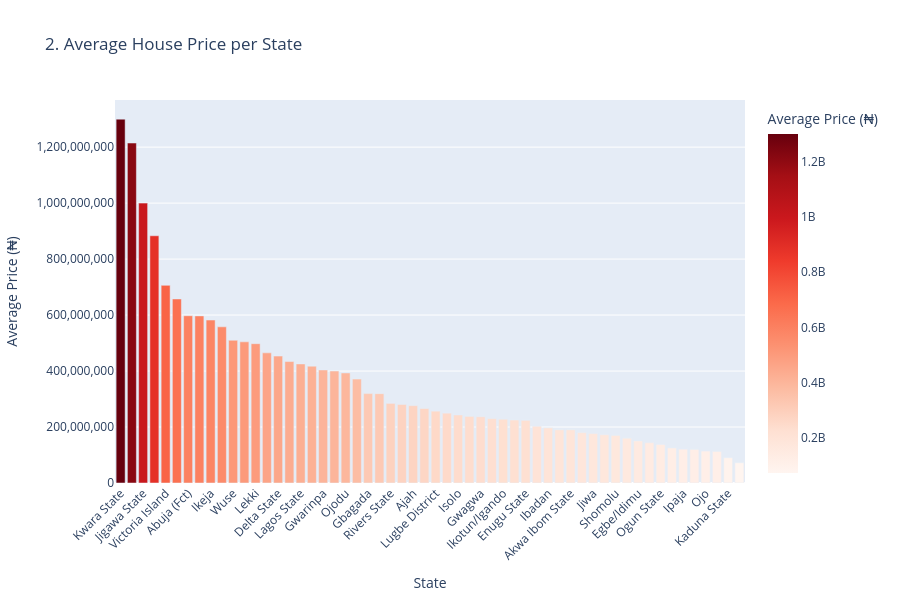

Here is the notebook cell this chart was saved with:
### Code cell
# 2. Bar Chart: Average price per state
# ==========================================
state_avg_price = df.groupby('Region Parent Name')['Price'].mean().reset_index()
state_avg_price.columns = ['State', 'Average_Price']
state_avg_price = state_avg_price.sort_values(by='Average_Price', ascending=False)

fig2 = px.bar(state_avg_price, 
              x='State', 
              y='Average_Price',
              title='2. Average House Price per State',
              labels={'State': 'State', 'Average_Price': 'Average Price (₦)'},
              color='Average_Price',
              color_continuous_scale='Reds')
fig2.update_layout(xaxis_tickangle=-45, height=600)
fig2.update_yaxes(tickformat=',.0f')
fig2.show()

### Figure 1 — Plotly figure (JSON) as saved in the notebook; plotly's stock layout.template omitted (floating-point values rounded to 4 significant figures)
{"data": [{"hovertemplate": "State=%{x}<br>Average Price (₦)=%{marker.color}<extra></extra>", "legendgroup": "", "marker": {"color": [1300000000.0, 1215000000.0, 1000000000.0, 883300000.0, 706200000.0, 657500000.0, 597700000.0, 597000000.0, 582200000.0, 557900000.0, 510000000.0, 504400000.0, 497700000.0, 465000000.0, 453500000.0, 434000000.0, 425400000.0, 417500000.0, 403900000.0, 400000000.0, 393100000.0, 371400000.0, 319400000.0, 319200000.0, 284500000.0, 280600000.0, 276300000.0, 266100000.0, 256700000.0, 249500000.0, 243000000.0, 237900000.0, 236700000.0, 230000000.0, 227700000.0, 225000000.0, 223900000.0, 202700000.0, 197000000.0, 190000000.0, 190000000.0, 180000000.0, 176700000.0, 172500000.0, 170000000.0, 160000000.0, 150000000.0, 144000000.0, 137500000.0, 125000000.0, 120800000.0, 120000000.0, 114000000.0, 112800000.0, 90270000.0, 72500000.0], "coloraxis": "coloraxis", "pattern": {"shape": ""}}, "name": "", "orientation": "v", "showlegend": false, "textposition": "auto", "type": "bar", "x": ["Kwara State", "Ikoyi", "Jigawa State", "Garki 1", "Victoria Island", "Ogudu", "Abuja (Fct)", "Katampe", "Ikeja", "Apo District", "Wuse", "Magodo", "Lekki", "Imo State", "Delta State", "Maryland", "Lagos State", "Lagos Island (Eko)", "Gwarinpa", "Plateau State", "Ojodu", "Amuwo-Odofin", "Gbagada", "Ogba", "Rivers State", "Port-Harcourt", "Ajah", "Oyo State", "Lugbe District", "Surulere", "Isolo", "Agege", "Gwagwa", "Kano State", "Ikotun/Igando", "Alimosho", "Enugu State", "Edo State", "Ibadan", "Ifako-Ijaiye", "Akwa Ibom State", "Ondo State", "Jiwa", "Egbeda", "Shomolu", "Kosofe", "Egbe/Idimu", "Yaba", "Ogun State", "Bwari", "Ipaja", "Ejigbo", "Ojo", "Ibeju", "Kaduna State", "Ikorodu"], "xaxis": "x", "y": [1300000000.0, 1215000000.0, 1000000000.0, 883300000.0, 706200000.0, 657500000.0, 597700000.0, 597000000.0, 582200000.0, 557900000.0, 510000000.0, 504400000.0, 497700000.0, 465000000.0, 453500000.0, 434000000.0, 425400000.0, 417500000.0, 403900000.0, 400000000.0, 393100000.0, 371400000.0, 319400000.0, 319200000.0, 284500000.0, 280600000.0, 276300000.0, 266100000.0, 256700000.0, 249500000.0, 243000000.0, 237900000.0, 236700000.0, 230000000.0, 227700000.0, 225000000.0, 223900000.0, 202700000.0, 197000000.0, 190000000.0, 190000000.0, 180000000.0, 176700000.0, 172500000.0, 170000000.0, 160000000.0, 150000000.0, 144000000.0, 137500000.0, 125000000.0, 120800000.0, 120000000.0, 114000000.0, 112800000.0, 90270000.0, 72500000.0], "yaxis": "y"}], "layout": {"barmode": "relative", "coloraxis": {"autocolorscale": false, "colorbar": {"title": {"text": "Average Price (₦)"}}, "colorscale": [[0, "rgb(255,245,240)"], [0.125, "rgb(254,224,210)"], [0.25, "rgb(252,187,161)"], [0.375, "rgb(252,146,114)"], [0.5, "rgb(251,106,74)"], [0.625, "rgb(239,59,44)"], [0.75, "rgb(203,24,29)"], [0.875, "rgb(165,15,21)"], [1, "rgb(103,0,13)"]]}, "height": 600, "legend": {"tracegroupgap": 0}, "title": {"text": "2. Average House Price per State"}, "xaxis": {"anchor": "y", "domain": [0, 1], "tickangle": -45, "title": {"text": "State"}}, "yaxis": {"anchor": "x", "domain": [0, 1], "tickformat": ",.0f", "title": {"text": "Average Price (₦)"}}}}
